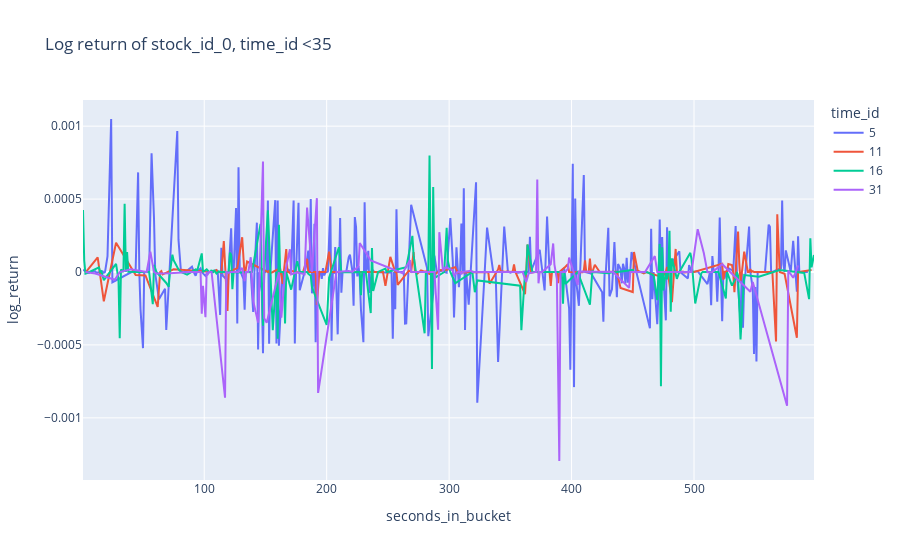

Notebook cell for this chart:
### Code cell
fig = px.line(book_train_t5_t11, x="seconds_in_bucket", y="log_return", title='Log return of stock_id_0, time_id <35', color='time_id')
fig.show()

### Figure 1 — Plotly figure (JSON) as saved in the notebook; plotly's stock layout.template omitted (floating-point values rounded to 4 significant figures; data arrays with more than 128 entries replaced by an {"elided": "..."} marker saying what was removed)
{"data": [{"hovertemplate": "time_id=5<br>seconds_in_bucket=%{x}<br>log_return=%{y}<extra></extra>", "legendgroup": "5", "line": {"color": "#636efa", "dash": "solid"}, "mode": "lines", "name": "5", "orientation": "v", "showlegend": true, "type": "scatter", "x": {"elided": "301 int values"}, "xaxis": "x", "y": {"elided": "301 float values"}, "yaxis": "y"}, {"hovertemplate": "time_id=11<br>seconds_in_bucket=%{x}<br>log_return=%{y}<extra></extra>", "legendgroup": "11", "line": {"color": "#EF553B", "dash": "solid"}, "mode": "lines", "name": "11", "orientation": "v", "showlegend": true, "type": "scatter", "x": {"elided": "199 int values"}, "xaxis": "x", "y": {"elided": "199 float values"}, "yaxis": "y"}, {"hovertemplate": "time_id=16<br>seconds_in_bucket=%{x}<br>log_return=%{y}<extra></extra>", "legendgroup": "16", "line": {"color": "#00cc96", "dash": "solid"}, "mode": "lines", "name": "16", "orientation": "v", "showlegend": true, "type": "scatter", "x": {"elided": "187 int values"}, "xaxis": "x", "y": {"elided": "187 float values"}, "yaxis": "y"}, {"hovertemplate": "time_id=31<br>seconds_in_bucket=%{x}<br>log_return=%{y}<extra></extra>", "legendgroup": "31", "line": {"color": "#ab63fa", "dash": "solid"}, "mode": "lines", "name": "31", "orientation": "v", "showlegend": true, "type": "scatter", "x": [3, 11, 27, 31, 40, 53, 56, 59, 61, 72, 88, 93, 94, 97, 98, 99, 101, 102, 103, 104, 105, 106, 117, 118, 119, 120, 122, 128, 131, 133, 134, 135, 136, 138, 140, 144, 148, 149, 151, 161, 163, 166, 170, 171, 176, 182, 184, 188, 192, 193, 208, 218, 221, 226, 227, 236, 262, 268, 269, 272, 286, 288, 291, 292, 295, 297, 303, 304, 307, 309, 310, 311, 318, 319, 345, 353, 356, 360, 363, 365, 371, 372, 373, 374, 375, 376, 383, 385, 386, 388, 390, 391, 392, 395, 397, 398, 405, 406, 434, 447, 448, 453, 460, 468, 470, 473, 498, 503, 508, 511, 515, 523, 546, 548, 576, 577, 581, 583, 585], "xaxis": "x", "y": [0, -1.072e-05, -5.276e-05, 0, 1.953e-05, 0, 0.000139, 0, -9.429e-06, -9.319e-06, 0, 0, 0, 0, -0.0002853, -9.443e-05, -0.0003092, 0, -1.378e-05, 0, 0, 0, -0.0008621, 0, -3.804e-06, -5.171e-06, 0, 0, 2.734e-05, -6.283e-05, 0, 0, 0, 0.000101, -0.0001989, -0.000347, 0.0007574, -0.0003174, -0.0003477, -2.154e-06, -0.0003137, -2.565e-06, 0.0001563, -1.577e-05, -2.181e-06, -1.468e-05, 0.0004412, 0, 0.0005063, -0.0008292, 0, 6.525e-06, 0, 3.882e-05, 0.0001994, 7.936e-05, -7.974e-06, 8.113e-05, 0, 0, 0, 0, -0.0003955, 0.000273, 4.962e-06, 3.278e-05, 1.177e-05, -2.31e-05, 4.408e-07, 0, -1.491e-05, 0, 7.977e-06, 0, 8.016e-08, 0, 0, 0, -6.905e-05, -8.745e-06, 0, 0.0006335, -7.782e-05, 0, 0, 0, 5.375e-05, 0.0001959, 5.101e-05, -4.894e-05, -0.001296, 0, 0, 0, 2.371e-05, 9.892e-05, -8.8e-05, 4.216e-06, 0, -0.0001089, 8.692e-07, 0, 0, 0.0001089, 0, 0, 0, 0.0002938, 0.0001308, -1.948e-06, 0, 5.373e-05, -0.000135, -6.86e-05, -0.000917, 9.544e-06, -3.965e-05, -4.681e-06, 4.433e-05], "yaxis": "y"}], "layout": {"legend": {"title": {"text": "time_id"}, "tracegroupgap": 0}, "title": {"text": "Log return of stock_id_0, time_id <35"}, "xaxis": {"anchor": "y", "domain": [0, 1], "title": {"text": "seconds_in_bucket"}}, "yaxis": {"anchor": "x", "domain": [0, 1], "title": {"text": "log_return"}}}}
